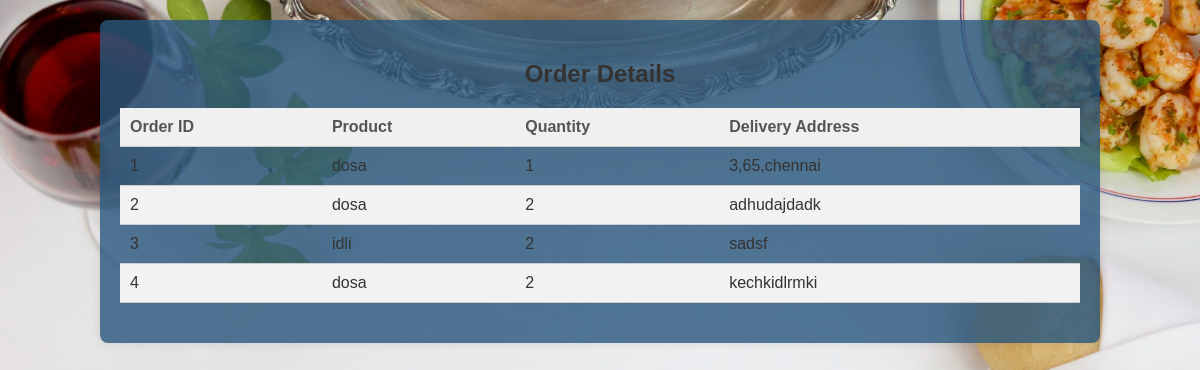
Screenshot of /total_orders with the database file from the repository.
### tables this page shows
CREATE TABLE orders
                                 (id INTEGER PRIMARY KEY AUTOINCREMENT,
                                 name TEXT NOT NULL,
                                 mail TEXT NOT NULL,
                                 phone TEXT NOT NULL,
                                 item TEXT NOT NULL,
                                 quantity INTEGER NOT NULL,
                                 delivery_address TEXT NOT NULL);

### appp.py (the view)
@app.route('/total_orders')
def total_orders():
    conn = DatabaseManager.create_connection(database)
    orders = DatabaseManager.get_orders(conn)
    DatabaseManager.close_connection(conn)
    order_details = []
    for order in orders:
        order_id, customer_name, email, phone, product, quantity, delivery_info = order
        order_details.append([order_id, product, quantity, delivery_info])
    return render_template('totalorders.html', order_details=order_details)

### dbb.py (called while the page is built)
    @staticmethod
    def create_connection(db_file):
        conn = None
        try:
            conn = sqlite3.connect(db_file)
            return conn
        except sqlite3.Error as e:
            print(e)
            return None

    @staticmethod
    def close_connection(conn):
        if conn:
            conn.close()
            print("Connection closed.")

    @staticmethod
    def get_orders(conn):
        try:
            cursor = conn.cursor()
            cursor.execute("SELECT * FROM orders")
            rows = cursor.fetchall()
            return rows
        except sqlite3.Error as e:
            print(e)

### templates/totalorders.html (shortened to what this page needs)
<!DOCTYPE html>
<html lang="en">
<head>
</head>
<body>
    <div class="container">
        <h2 style="text-align: center;">Order Details</h2>
        <table>
            <thead>
                <tr>
                    <th>Order ID</th>
                    <th>Product</th>
                    <th>Quantity</th>
                    <th>Delivery Address</th>
                </tr>
            </thead>
            <tbody>
                {% for order_detail in order_details %}
                    <tr>
                        <td>{{ order_detail[0] }}</td>
                        <td>{{ order_detail[1] }}</td>
                        <td>{{ order_detail[2] }}</td>
                        <td>{{ order_detail[3] }}</td>
                    </tr>
                {% endfor %}
            </tbody>
        </table>
    </div>
</body>
</html>

### templates/totalorders.html (style rules this page uses)
body { background-image: url('/static/gb.jpg'); background-size: cover; font-family: Arial, sans-serif; margin: 0; padding: 0; color: #333; }
.container { width: 80%; margin: 20px auto; background-color: rgba(40, 87, 125, 0.8); padding: 20px; border-radius: 8px; box-shadow: 0 0 10px rgba(0, 0, 0, 0.1); }
table { width: 100%; border-collapse: collapse; margin-bottom: 20px; }
th, td { padding: 10px; border-bottom: 1px solid #ccc; text-align: left; }
th { background-color: #f0f0f0; color: #555; }
tr:nth-child(even) { background-color: #f2f2f2; }

### rows the page displays
orders: id "1", item "dosa", order_detail "1", delivery_address "3,65,chennai"
orders: id "2", item "dosa", order_detail "2", delivery_address "adhudajdadk"
orders: id "3", item "idli", quantity "2", delivery_address "sadsf"
orders: id "4", item "dosa", quantity "2", delivery_address "kechkidlrmki"
